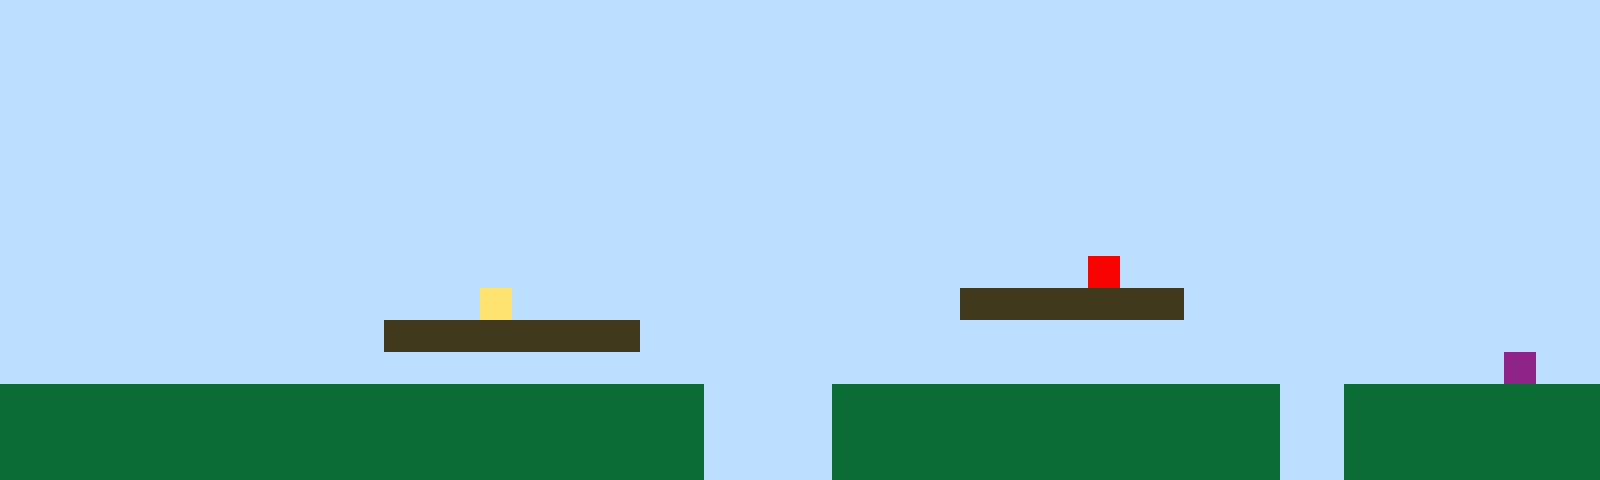

A level layout from a 2D game, rendered from its tile map. Below: a short description, then the map file with its tile-grid data intact:
An orthogonal 50x15 tile map with 32x32 px tiles, 1 tile layer (Tile Layer 1).

<map version="1.10" tiledversion="1.11.2" orientation="orthogonal" renderorder="right-up" width="50" height="15" tilewidth="32" tileheight="32" infinite="0" nextlayerid="2" nextobjectid="1"><editorsettings><export target="map1.csv" format="csv" /></editorsettings><tileset firstgid="1" name="sprites" tilewidth="32" tileheight="32" tilecount="6" columns="3"><image source="sprites.png" width="96" height="64" /></tileset><layer id="1" name="Tile Layer 1" width="50" height="15"><data encoding="csv">1,1,1,1,1,1,1,1,1,1,1,1,1,1,1,1,1,1,1,1,1,1,1,1,1,1,1,1,1,1,1,1,1,1,1,1,1,1,1,1,1,1,1,1,1,1,1,1,1,1,1,1,1,1,1,1,1,1,1,1,1,1,1,1,1,1,1,1,1,1,1,1,1,1,1,1,1,1,1,1,1,1,1,1,1,1,1,1,1,1,1,1,1,1,1,1,1,1,1,1,1,1,1,1,1,1,1,1,1,1,1,1,1,1,1,1,1,1,1,1,1,1,1,1,1,1,1,1,1,1,1,1,1,1,1,1,1,1,1,1,1,1,1,1,1,1,1,1,1,1,1,1,1,1,1,1,1,1,1,1,1,1,1,1,1,1,1,1,1,1,1,1,1,1,1,1,1,1,1,1,1,1,1,1,1,1,1,1,1,1,1,1,1,1,1,1,1,1,1,1,1,1,1,1,1,1,1,1,1,1,1,1,1,1,1,1,1,1,1,1,1,1,1,1,1,1,1,1,1,1,1,1,1,1,1,1,1,1,1,1,1,1,1,1,1,1,1,1,1,1,1,1,1,1,1,1,1,1,1,1,1,1,1,1,1,1,1,1,1,1,1,1,1,1,1,1,1,1,1,1,1,1,1,1,1,1,1,1,1,1,1,1,1,1,1,1,1,1,1,1,1,1,1,1,1,1,1,1,1,1,1,1,1,1,1,1,1,1,1,1,1,1,1,1,1,1,1,1,1,1,1,1,1,1,1,1,1,1,1,1,1,1,1,1,1,1,1,1,1,1,1,1,1,1,1,1,1,1,1,1,1,1,1,1,1,1,1,1,1,1,1,1,1,1,1,1,1,1,1,1,1,1,1,1,1,1,1,1,1,1,1,1,1,1,1,1,1,1,1,1,1,1,1,1,1,1,1,1,1,1,1,1,1,1,1,1,1,1,1,1,1,1,1,1,1,1,1,1,1,1,1,1,1,1,5,1,1,1,1,1,1,1,1,1,1,1,1,1,1,1,1,1,1,1,1,1,1,1,1,1,1,1,1,1,1,4,1,1,1,1,1,1,1,1,1,1,1,1,1,1,3,3,3,3,3,3,3,1,1,1,1,1,1,1,1,1,1,1,1,1,1,1,1,1,1,1,1,1,1,1,1,1,3,3,3,3,3,3,3,3,1,1,1,1,1,1,1,1,1,1,1,1,1,1,1,1,1,1,1,1,1,1,1,1,1,1,1,1,1,1,1,1,1,1,1,1,1,1,1,1,1,1,1,1,1,1,1,1,1,1,1,1,1,1,1,1,1,1,1,1,1,1,1,1,1,1,1,1,1,1,1,1,1,1,1,1,1,6,1,1,2,2,2,2,2,2,2,2,2,2,2,2,2,2,2,2,2,2,2,2,2,2,1,1,1,1,2,2,2,2,2,2,2,2,2,2,2,2,2,2,1,1,2,2,2,2,2,2,2,2,2,2,2,2,2,2,2,2,2,2,2,2,2,2,2,2,2,2,2,2,2,2,1,1,1,1,2,2,2,2,2,2,2,2,2,2,2,2,2,2,1,1,2,2,2,2,2,2,2,2,2,2,2,2,2,2,2,2,2,2,2,2,2,2,2,2,2,2,2,2,2,2,1,1,1,1,2,2,2,2,2,2,2,2,2,2,2,2,2,2,1,1,2,2,2,2,2,2,2,2</data></layer></map>
